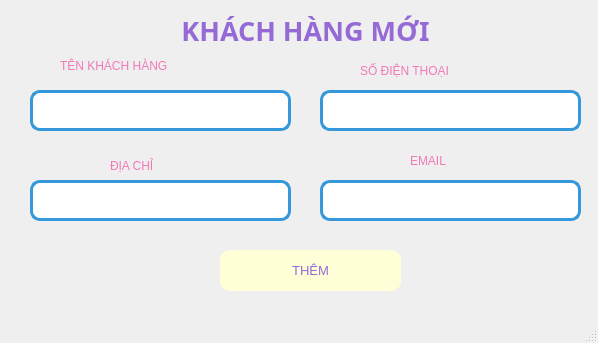
<?xml version="1.0" encoding="UTF-8"?>
<ui version="4.0">
 <class>MainWindow</class>
 <widget class="QMainWindow" name="MainWindow">
  <property name="geometry">
   <rect>
    <x>0</x>
    <y>0</y>
    <width>598</width>
    <height>343</height>
   </rect>
  </property>
  <property name="windowTitle">
   <string>MainWindow</string>
  </property>
  <widget class="QWidget" name="centralwidget">
   <widget class="QTextEdit" name="txt_email">
    <property name="geometry">
     <rect>
      <x>320</x>
      <y>180</y>
      <width>261</width>
      <height>41</height>
     </rect>
    </property>
    <property name="styleSheet">
     <string notr="true">border-radius: 10px;
        border: 3px solid #3498db;  /* Viền xanh dương */
        background-color: #ffffff</string>
    </property>
   </widget>
   <widget class="QLabel" name="labelTitle">
    <property name="geometry">
     <rect>
      <x>140</x>
      <y>10</y>
      <width>331</width>
      <height>41</height>
     </rect>
    </property>
    <property name="font">
     <font>
      <family>Arial Black</family>
      <pointsize>20</pointsize>
      <weight>75</weight>
      <bold>true</bold>
     </font>
    </property>
    <property name="styleSheet">
     <string>color: rgb(149, 106, 214);</string>
    </property>
    <property name="text">
     <string>KHÁCH HÀNG MỚI</string>
    </property>
    <property name="alignment">
     <set>Qt::AlignCenter</set>
    </property>
   </widget>
   <widget class="QPushButton" name="btn_them">
    <property name="geometry">
     <rect>
      <x>220</x>
      <y>250</y>
      <width>181</width>
      <height>41</height>
     </rect>
    </property>
    <property name="font">
     <font>
      <pointsize>10</pointsize>
     </font>
    </property>
    <property name="styleSheet">
     <string>background-color: rgb(255, 255, 215); color: rgb(149, 106, 214); border-radius: 10px;</string>
    </property>
    <property name="text">
     <string>THÊM</string>
    </property>
   </widget>
   <widget class="QTextEdit" name="txt_tennv">
    <property name="geometry">
     <rect>
      <x>30</x>
      <y>90</y>
      <width>261</width>
      <height>41</height>
     </rect>
    </property>
    <property name="styleSheet">
     <string notr="true">border-radius: 10px;
        border: 3px solid #3498db;  /* Viền xanh dương */
        background-color: #ffffff</string>
    </property>
   </widget>
   <widget class="QLabel" name="label_3">
    <property name="geometry">
     <rect>
      <x>410</x>
      <y>150</y>
      <width>81</width>
      <height>21</height>
     </rect>
    </property>
    <property name="styleSheet">
     <string notr="true">font: 10pt &quot;UTM Bell&quot;;
color: rgb(241, 121, 184);
</string>
    </property>
    <property name="text">
     <string>EMAIL</string>
    </property>
   </widget>
   <widget class="QLabel" name="label_4">
    <property name="geometry">
     <rect>
      <x>360</x>
      <y>60</y>
      <width>161</width>
      <height>21</height>
     </rect>
    </property>
    <property name="styleSheet">
     <string notr="true">font: 10pt &quot;UTM Bell&quot;;
color: rgb(241, 121, 184);
</string>
    </property>
    <property name="text">
     <string>SỐ ĐIỆN THOẠI</string>
    </property>
   </widget>
   <widget class="QLabel" name="label_2">
    <property name="geometry">
     <rect>
      <x>110</x>
      <y>150</y>
      <width>101</width>
      <height>31</height>
     </rect>
    </property>
    <property name="styleSheet">
     <string notr="true">font: 10pt &quot;UTM Bell&quot;;
color: rgb(241, 121, 184);
</string>
    </property>
    <property name="text">
     <string>ĐỊA CHỈ</string>
    </property>
   </widget>
   <widget class="QLabel" name="label">
    <property name="geometry">
     <rect>
      <x>60</x>
      <y>50</y>
      <width>191</width>
      <height>31</height>
     </rect>
    </property>
    <property name="styleSheet">
     <string notr="true">font: 10pt &quot;UTM Bell&quot;;
color: rgb(241, 121, 184);
</string>
    </property>
    <property name="text">
     <string>TÊN KHÁCH HÀNG</string>
    </property>
   </widget>
   <widget class="QTextEdit" name="txt_diachi">
    <property name="geometry">
     <rect>
      <x>30</x>
      <y>180</y>
      <width>261</width>
      <height>41</height>
     </rect>
    </property>
    <property name="styleSheet">
     <string notr="true">border-radius: 10px;
        border: 3px solid #3498db;  /* Viền xanh dương */
        background-color: #ffffff</string>
    </property>
   </widget>
   <widget class="QTextEdit" name="txt_sdt">
    <property name="geometry">
     <rect>
      <x>320</x>
      <y>90</y>
      <width>261</width>
      <height>41</height>
     </rect>
    </property>
    <property name="styleSheet">
     <string notr="true">border-radius: 10px;
        border: 3px solid #3498db;  /* Viền xanh dương */
        background-color: #ffffff</string>
    </property>
   </widget>
  </widget>
  <widget class="QMenuBar" name="menubar">
   <property name="geometry">
    <rect>
     <x>0</x>
     <y>0</y>
     <width>598</width>
     <height>26</height>
    </rect>
   </property>
  </widget>
  <widget class="QStatusBar" name="statusbar"/>
 </widget>
 <resources/>
 <connections/>
</ui>
